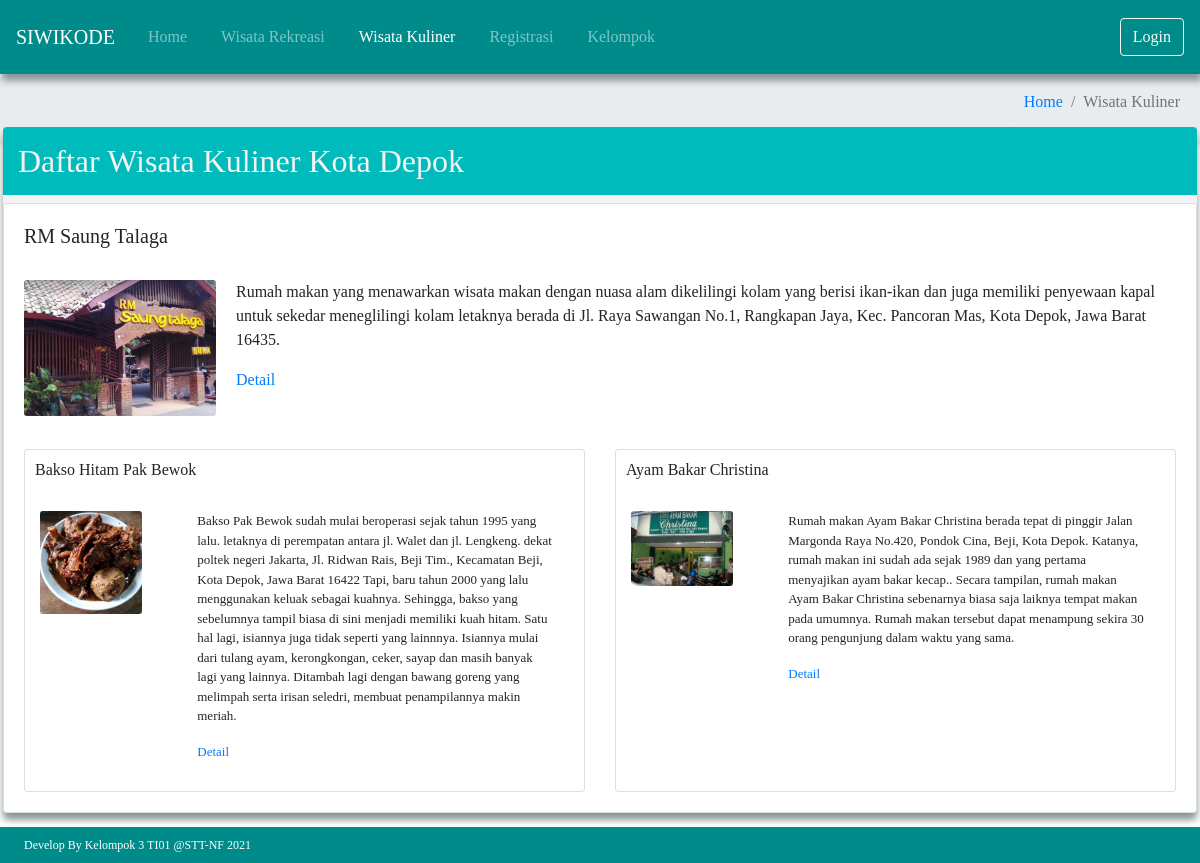
The page /index.php/wisata/kuliner on the database its author committed.
### tables this page shows
CREATE TABLE `wisata` (
  `id` int(11) NOT NULL,
  `nama` varchar(100) DEFAULT NULL,
  `deskripsi` text,
  `jenis_wisata_id` int(11) NOT NULL,
  `fasilitas` text,
  `bintang` float DEFAULT NULL,
  `kontak` varchar(45) DEFAULT NULL,
  `alamat` varchar(100) DEFAULT NULL,
  `latitude` varchar(30) DEFAULT NULL,
  `longitude` varchar(30) DEFAULT NULL,
  `email` varchar(45) DEFAULT NULL,
  `web` varchar(45) DEFAULT NULL,
  `jenis_kuliner_id` int(11) DEFAULT NULL,
  PRIMARY KEY (`id`),
  KEY `fk_wisata_jenis_wisata_idx` (`jenis_wisata_id`),
  KEY `fk_wisata_jenis_kuliner1_idx` (`jenis_kuliner_id`),
  CONSTRAINT `fk_wisata_jenis_kuliner1` FOREIGN KEY (`jenis_kuliner_id`) REFERENCES `jenis_kuliner` (`id`) ON DELETE NO ACTION ON UPDATE NO ACTION,
  CONSTRAINT `fk_wisata_jenis_wisata` FOREIGN KEY (`jenis_wisata_id`) REFERENCES `jenis_wisata` (`id`) ON DELETE NO ACTION ON UPDATE NO ACTION
);

CREATE TABLE `gambar` (
  `id` int(11) NOT NULL AUTO_INCREMENT,
  `nama` varchar(100) NOT NULL,
  `wisata_id` int(11) NOT NULL,
  PRIMARY KEY (`id`),
  KEY `FK_gambar` (`wisata_id`),
  CONSTRAINT `FK_gambar` FOREIGN KEY (`wisata_id`) REFERENCES `wisata` (`id`)
);

### application/views/_partials/view.php (called while the page is built)
<?php
require_once 'head.php';
require_once 'nav.php';
if (isset($content)) {
    $this->load->view($content);
}
require_once 'footer.php';

### application/controllers/Wisata.php (called while the page is built, shortened)
<?php
class Wisata extends CI_Controller
{
    function __construct()
    {
        $this->load->model('wisata_model');
        $this->load->helper('url', 'form');
        $this->load->library('form_validation');
    }
    public function kuliner()
    {
        $first_content = $this->wisata_model->query('select * from wisata where jenis_wisata_id =2');
        $first_gambar = $this->wisata_model->query('select nama from gambar where wisata_id =' . $first_content->id);
        $contents = $this->wisata_model->many_query('select * from wisata where jenis_wisata_id = 2 limit 100 offset 1');
        $data = [
            "content" => "content/daftar-wisata",
            'jenis' => 2,
            'activate_kuliner' => 'active',
            'first_content' => $first_content,
            'first_gambar' => $first_gambar,
            'contents' => $contents
        ];
        $this->load->view('_partials/view', $data);
    }
}

### index.php (called while the page is built, shortened)
<?php
require_once BASEPATH.'core/CodeIgniter.php';

### application/models/Wisata_model.php (called while the page is built, shortened)
<?php
class Wisata_model extends CI_Model
{
    public function query($query)
    {
        return $this->db->query($query)->row();
    }
    public function many_query($query)
    {
        return $this->db->query($query)->result();
    }
}

### application/views/content/daftar-wisata.php (the view, shortened to what this page needs)
<?php
if ($jenis == 2) {
    $jenis = 'Kuliner';
} else {
    $jenis = 'Rekreasi';
} ?>
<div aria-label="breadcrumb" class="breadcrumb d-flex justify-content-end p-1">
    <ol class="breadcrumb">
        <li class="breadcrumb-item"><a href="<?= base_url('index.php') ?>">Home</a></li>
        <li class="breadcrumb-item active" aria-current="page">Wisata <?= $jenis ?></li>
    </ol>
</div>
<section style="margin-top: -35px;">
    <h2 class="rounded-top">Daftar Wisata <?= $jenis ?> Kota Depok</h2>
    <div class="card" style="margin-bottom: 50px; padding: 20px;">
        <h5 class="card-title"><?= $first_content->nama ?></h5>
        <div class="row no-gutters">
            <div class="col-md-2 card-body">
                <img src="<?= base_url('public/assets/upload/') . $first_gambar->nama ?>" class="card-img" alt="">
            </div>
            <div class="col-md-10">
                <div class="card-body">
                    <p class="card-text"><?= $first_content->deskripsi ?>
                    </p>
                    <a href="<?= base_url('index.php/wisata/detailWisata/' . $first_content->id) ?>">Detail</a>
                </div>
            </div>
        </div>
        <div class="row no-gutters">
            <div class=" card-deck">
                <?php foreach ($contents as $content) {
                    $picture = $this->wisata_model->query('select nama from gambar where wisata_id =' . $content->id);
                ?>
                <div class="card" style="padding: 10px; font-size: 13px; flex-basis:40%; margin-top:1em;">
                    <h6 class="card-title"><?= $content->nama ?></h6>
                    <div class="row">
                        <div class="col-md-3 card-body">
                            <img class="card-img" src="<?= base_url('public/assets/upload/') . $picture->nama ?>">
                        </div>
                        <div class="col-md-9">
                            <div class="card-body">
                                <p class="card-text"><?= $content->deskripsi ?></p>
                                <a href="<?= base_url('index.php/wisata/detailWisata/') . $content->id ?>"
                                    class="card-link">Detail</a>
                            </div>
                        </div>
                    </div>
                </div>
                <?php } ?>
            </div>
        </div>
    </div>
</section>

### public/assets/css/kelompok.css (style rules this page uses)
* { margin: 0; padding: 0; }
body { font-family: 'Raleway', sans-serif; font-size: 14px; font-weight: 400; color: #777; }

### public/assets/css/style.css (style rules this page uses)
* { font-family: 'Comic sans MS' }
section { padding-top: 0; border-radius: 5px; margin: 3px; background-color: #f3f3f3; box-shadow: #899797 0px 7px 7px 0px; }
section h2 { background-color: #00bbbb; padding: 15px; color: #f3f3f3; }

### public/assets/css/wisata_rekreasi.css (style rules this page uses)
.breadcrumb { text-decoration: none; }

### rows shown on the page
wisata: nama "RM Saung Talaga", deskripsi "Rumah makan yang menawarkan wisata makan dengan nuasa alam dikelilingi kolam yang berisi ikan-ikan dan juga memiliki penyewaan kapal untuk sekedar meneglilingi kolam letaknya berada di Jl. Raya Sawangan No.1, Rangkapan Jaya, Kec. Pancoran Mas, Kota Depok, Jawa Barat 16435."
gambar: nama (picture)
wisata: nama "Bakso Hitam Pak Bewok", gambar.nama (picture), deskripsi "Bakso Pak Bewok sudah mulai beroperasi sejak tahun 1995 yang lalu. letaknya di perempatan antara jl. Walet dan jl. Lengkeng. dekat poltek negeri Jakarta, Jl. Ridwan Rais, Beji Tim., Kecamatan Beji, Kota Depok, Jawa Barat 16422 Tapi, baru tahun 2000 yang lalu menggunakan keluak sebagai kuahnya. Sehingga, bakso yang sebelumnya tampil biasa di sini menjadi memiliki kuah hitam. Satu hal lagi, isiannya juga tidak seperti yang lainnnya. Isiannya mulai dari tulang ayam, kerongkongan, ceker, sayap dan masih banyak lagi yang lainnya. Ditambah lagi dengan bawang goreng yang melimpah serta irisan seledri, membuat penampilannya makin meriah."
wisata: nama "Ayam Bakar Christina", gambar.nama (picture), deskripsi "Rumah makan Ayam Bakar Christina berada tepat di pinggir Jalan Margonda Raya No.420, Pondok Cina, Beji, Kota Depok. Katanya, rumah makan ini sudah ada sejak 1989 dan yang pertama menyajikan ayam bakar kecap.. Secara tampilan, rumah makan Ayam Bakar Christina sebenarnya biasa saja laiknya tempat makan pada umumnya. Rumah makan tersebut dapat menampung sekira 30 orang pengunjung dalam waktu yang sama."

### other values the page prints
$jenis "Kuliner"
